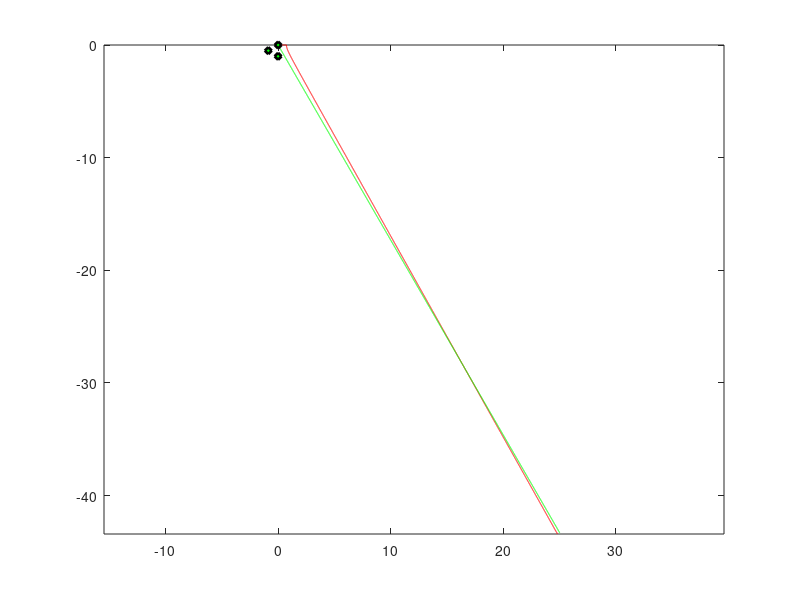

The MATLAB source for this figure:
%% Clear statements
clear all; % clear the workspace
close all; % close figures
clc; % clear the command window
%% Pinger Placement with respect to Hydrophone A
%
%           A(origin)
%           | theta
% C |--->
%           |
%           B
pingerAngle = 300;
pingerDist = 33;
%% Delay calculations
%Temp section until real delays can be measured/simulated
Ax = 0;
Ay = 0;
Bx = 0;
By = -1;
Cx = -cosd(30);
Cy = -.5;
Pingx = pingerDist * cosd(pingerAngle - 90);
Pingy = pingerDist * sind(pingerAngle - 90);
Adist = pingerDist;
Bdist = sqrt((Bx - Pingx)^2 + (By - Pingy)^2);
Cdist = sqrt((Cx - Pingx)^2 + (Cy - Pingy)^2);
AB = Bdist - Adist;
AC = Cdist - Adist;
%% AB plot
j = 1;
for i = .01:.01:50
 q(j) = i;
 r(j) = i + AB;

 ABangle(j) = real(180/pi*acos((q(j)^2+1-(r(j)^2))/(2*q(j))));
 %make acos work
 if pingerAngle > 180
 ABangle(j) = 360 - ABangle(j);
 end
 j = j + 1;
end
% Polar -> Cartesian
%For different quadrant
for i = 1:1:length(q)
 ABx(i) = q(i) * cosd( ABangle(i));
 ABy(i) = q(i) * sind( ABangle(i));
end

%% AC plot
j = 1;
for i = .01:.01:50
 q(j) = i;
 r(j) = i + AC;

 ACangle(j) = real(180/pi*acos((q(j)^2+1-(r(j)^2))/(2*q(j))));
 %make acos work
 %need to change if statement: no relation to pingerAngle
 if pingerAngle > 120 && pingerAngle < 300
 ACangle(j) = 360 - ACangle(j);
 end
 j = j + 1;
end
%Polar -> Cartesian
%For different quadrant
for i = 1:1:length(q)
 ACx(i) = q(i) * cosd( ACangle(i));
 ACy(i) = q(i) * sind( ACangle(i));
end

ACRotated = [ACx; ACy];
ACRotated = [cosd(-60), -sind(-60);sind(-60), cosd(-60)] * ACRotated;
ACx = ACRotated(1,:);
ACy = ACRotated(2,:);
%% plot
figure(2)
plot(ABx,ABy, 'r',ACx,ACy, 'g')
hold
plot(0,0,'d','LineWidth',2,'MarkerEdgeColor','k','MarkerFaceColor','g','MarkerSize',5)
plot(Bx,By,'d','LineWidth',2,'MarkerEdgeColor','k','MarkerFaceColor','g','MarkerSize',5)
plot(Cx,Cy,'d','LineWidth',2,'MarkerEdgeColor','k','MarkerFaceColor','g','MarkerSize',5)
hold
axis equal